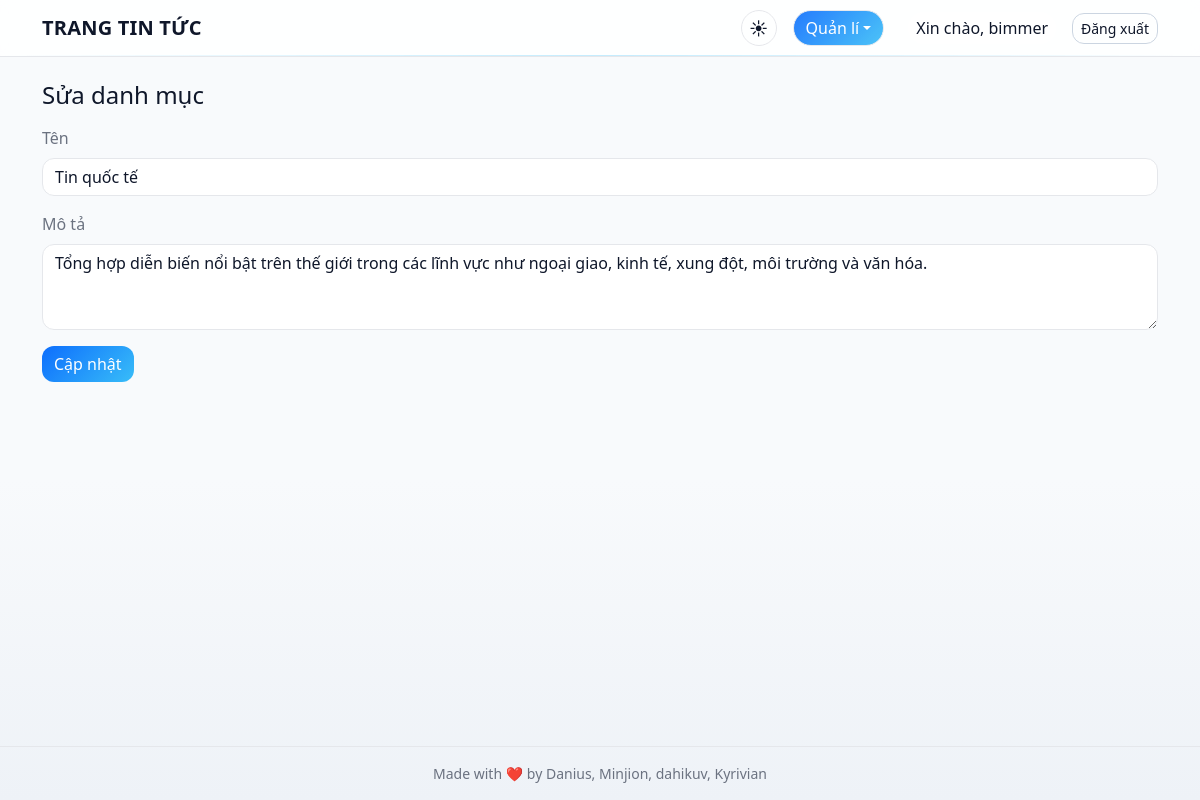
Screenshot of /news_web/public/admin/categories/6/edit (signed in) with the database file from the repository.
### tables this page shows
CREATE TABLE `categories` (
  `category_id` int(11) NOT NULL,
  `category_name` varchar(100) NOT NULL,
  `description` text DEFAULT NULL
);

### app/Config/config.php (called while the page is built)
<?php
return [
    'db' => [
        'host' => '127.0.0.1',
        'port' => 3306,
        'name' => 'news_portal',
        'user' => 'root',
        'pass' => '',
        'charset' => 'utf8mb4',
    ],
    'app' => [
        'base_url' => '/news_web/public',
        'debug' => true,
    ],
];

### app/Core/Controller.php (called while the page is built, shortened)
<?php
class Controller
{
    protected function view(string $template, array $data = []): void
    {
        extract($data);
        $baseUrl = (require __DIR__ . '/../Config/config.php')['app']['base_url'];
        include __DIR__ . '/../Views/layout/header.php';
        include __DIR__ . '/../Views/' . $template . '.php';
        include __DIR__ . '/../Views/layout/footer.php';
    }
}

### app/Controllers/AdminController.php (called while the page is built, shortened)
<?php
class AdminController extends Controller
{
    public function editCategory(int $id): void
    {
        $row = (new CategoryModel())->find($id);
        $this->view('admin/categories/edit', ['row' => $row]);
    }
}

### public/index.php (called while the page is built, shortened)
<?php
require_once __DIR__ . '/../app/Core/Router.php';
require_once __DIR__ . '/../app/Core/Controller.php';
require_once __DIR__ . '/../app/Core/Database.php';
require_once __DIR__ . '/../app/Queries/CategoryQueries.php';
require_once __DIR__ . '/../app/Queries/CategoryRepository.php';
require_once __DIR__ . '/../app/Models/BaseModel.php';
require_once __DIR__ . '/../app/Models/CategoryModel.php';
require_once __DIR__ . '/../app/Controllers/AdminController.php';
$router = new Router();
$router->get('/', [App\Controllers\HomeController::class, 'index']);
$router->get('/article/(\\d+)', [App\Controllers\ArticleController::class, 'show']);
$router->get('/category/(\\d+)', [App\Controllers\ArticleController::class, 'category']);
$router->get('/search', [App\Controllers\SearchController::class, 'index']);
$router->get('/user/(\\d+)', [App\Controllers\ProfileController::class, 'show']);
$router->get('/auth/login', [App\Controllers\AuthController::class, 'login']);
$router->post('/auth/login', [App\Controllers\AuthController::class, 'handleLogin']);
$router->get('/auth/register', [App\Controllers\AuthController::class, 'register']);
$router->post('/auth/register', [App\Controllers\AuthController::class, 'handleRegister']);
$router->post('/auth/logout', [App\Controllers\AuthController::class, 'logout']);
$router->get('/admin/categories', [App\Controllers\AdminController::class, 'listCategories']);
$router->get('/admin/categories/create', [App\Controllers\AdminController::class, 'createCategory']);
$router->post('/admin/categories/store', [App\Controllers\AdminController::class, 'storeCategory']);
$router->get('/admin/categories/(\\d+)/edit', [App\Controllers\AdminController::class, 'editCategory']);
$router->post('/admin/categories/(\\d+)/update', [App\Controllers\AdminController::class, 'updateCategory']);
$router->post('/admin/categories/(\\d+)/delete', [App\Controllers\AdminController::class, 'deleteCategory']);
$router->get('/admin/articles', [App\Controllers\AdminController::class, 'listArticles']);
$router->get('/admin/articles/create', [App\Controllers\AdminController::class, 'createArticle']);
$router->post('/admin/articles/store', [App\Controllers\AdminController::class, 'storeArticle']);
$router->get('/admin/articles/(\\d+)/edit', [App\Controllers\AdminController::class, 'editArticle']);
$router->post('/admin/articles/(\\d+)/update', [App\Controllers\AdminController::class, 'updateArticle']);
$router->post('/admin/articles/(\\d+)/delete', [App\Controllers\AdminController::class, 'deleteArticle']);
$router->post('/admin/articles/(\\d+)/publish', [App\Controllers\AdminController::class, 'publishArticle']);
$router->get('/api/articles', [App\Controllers\ApiController::class, 'articles']);
$router->get('/api/article/(\\d+)', [App\Controllers\ApiController::class, 'article']);
$router->get('/api/comments', [App\Controllers\ApiController::class, 'comments']);
$router->post('/api/comments', [App\Controllers\ApiController::class, 'createComment']);
$router->post('/api/toggle-like', [App\Controllers\ApiController::class, 'toggleLike']);
$router->get('/api/check-availability', [App\Controllers\ApiController::class, 'checkAvailability']);
$router->dispatch($_SERVER['REQUEST_METHOD'], $_SERVER['REQUEST_URI']);

### app/Core/Database.php (called while the page is built, shortened)
<?php
class Database
{
    private static ?\PDO $pdo = null;
    public static function getConnection(): \PDO
    {
        if (self::$pdo === null) {
            $config = require __DIR__ . '/../Config/config.php';
            $db = $config['db'];
            $dsn = 'mysql:host=' . $db['host'] . ';port=' . $db['port'] . ';dbname=' . $db['name'] . ';charset=' . $db['charset'];
            $options = [
                \PDO::ATTR_ERRMODE => \PDO::ERRMODE_EXCEPTION,
                \PDO::ATTR_DEFAULT_FETCH_MODE => \PDO::FETCH_ASSOC,
                \PDO::ATTR_EMULATE_PREPARES => false,
            ];
            try {
                self::$pdo = new \PDO($dsn, $db['user'], $db['pass'], $options);
            } catch (\PDOException $e) {
                $errorCode = $e->getCode();
                if ($errorCode == 2002 || strpos($e->getMessage(), 'refused') !== false) {
                    die('
                    <div style="font-family: Arial; padding: 20px; max-width: 600px; margin: 50px auto; border: 2px solid #dc3545; border-radius: 8px; background: #fff;">
                        <h2 style="color: #dc3545; margin-top: 0;">❌ Lỗi kết nối Database</h2>
                        <p><strong>MySQL chưa được khởi động!</strong></p>
                        <p>Vui lòng làm theo các bước sau:</p>
                        <ol>
                            <li>Mở <strong>XAMPP Control Panel</strong></li>
                            <li>Nhấn nút <strong>"Start"</strong> cho service <strong>MySQL</strong></li>
                            <li>Đợi cho đến khi MySQL hiển thị màu xanh (đang chạy)</li>
                            <li>Làm mới trang web này</li>
                        </ol>
                        <p style="color: #666; font-size: 14px; margin-top: 20px;">
                            <strong>Chi tiết lỗi:</strong><br>
                            <code style="background: #f5f5f5; padding: 5px; display: inline-block; margin-top: 5px;">' . htmlspecialchars($e->getMessage()) . '</code>
                        </p>
                    </div>
                    ');
                }
                throw $e;
            }
        }
        return self::$pdo;
    }
}

### app/Models/BaseModel.php (called while the page is built, shortened)
<?php
abstract class BaseModel
{
    public function __construct(?\PDO $pdo = null)
    {
        $this->pdo = $pdo ?? Database::getConnection();
    }
}

### app/Models/CategoryModel.php (called while the page is built, shortened)
<?php
class CategoryModel extends BaseModel
{
    private CategoryRepositoryInterface $repository;
    public function __construct(?\PDO $pdo = null, ?CategoryRepositoryInterface $repository = null)
    {
        $this->repository = $repository ?? new CategoryRepository($this->pdo);
    }
    public function find(int $id): ?array
    {
        return $this->repository->find($id);
    }
}

### app/Queries/CategoryQueries.php (called while the page is built, shortened)
<?php
class CategoryQueries
{
    public static function find(): string
    {
        return "SELECT * FROM categories WHERE category_id = ?";
    }
}

### app/Queries/CategoryRepository.php (called while the page is built, shortened)
<?php
class CategoryRepository implements CategoryRepositoryInterface
{
    private \PDO $pdo;
    public function __construct(?\PDO $pdo = null)
    {
        $this->pdo = $pdo ?? Database::getConnection();
    }
    public function find(int $id): ?array
    {
        $sql = CategoryQueries::find();
        $stmt = $this->pdo->prepare($sql);
        $stmt->execute([$id]);
        return $stmt->fetch() ?: null;
    }
}

### app/Views/admin/categories/edit.php (the view)
<h1 class="h4 mb-3">Sửa danh mục</h1>
<form method="post" action="<?= htmlspecialchars($baseUrl) ?>/admin/categories/<?= (int)$row['category_id'] ?>/update">
    <div class="mb-3">
        <label class="form-label">Tên</label>
        <input type="text" name="category_name" value="<?= htmlspecialchars($row['category_name']) ?>" class="form-control" required>
    </div>
    <div class="mb-3">
        <label class="form-label">Mô tả</label>
        <textarea name="description" class="form-control" rows="3"><?= htmlspecialchars($row['description']) ?></textarea>
    </div>
    <button class="btn btn-primary">Cập nhật</button>
</form>

### app/Core/Router.php (shortened to what this page needs)
<?php
class Router
{
    private array $routes = [
        'GET' => [],
        'POST' => [],
    ];
    public function get(string $pattern, $handler): void
    {
        $this->routes['GET'][$pattern] = $handler;
    }
    public function post(string $pattern, $handler): void
    {
        $this->routes['POST'][$pattern] = $handler;
    }
    public function dispatch(string $method, string $uri): void
    {
        $path = parse_url($uri, PHP_URL_PATH);
        $base = (require __DIR__ . '/../Config/config.php')['app']['base_url'];
        if ($base && str_starts_with($path, $base)) {
            $path = substr($path, strlen($base));
        }
        foreach ($this->routes[$method] as $pattern => $handler) {
            $regex = '#^' . $pattern . '$#';
            if (preg_match($regex, $path, $matches)) {
                array_shift($matches);
                if (is_array($handler)) {
                    [$class, $methodName] = $handler;
                    $controller = new $class();
                    call_user_func_array([$controller, $methodName], $matches);
                    return;
                } else {
                    call_user_func_array($handler, $matches);
                    return;
                }
            }
        }
    }
}

### public/assets/css/style.css (style rules this page uses)
:root { --brand:#0d6efd; --brand-2:#38bdf8; --radius:16px; --radius-sm:12px; --radius-pill:999px; --shadow-1:0 8px 24px rgba(0,0,0,.25); --shadow-2:0 10px 30px rgba(0,0,0,.18); --ring:0 0 0 .2rem rgba(34,211,238,.18); --bg:#0b1220; --bg-soft:#0d1325; --card:#111827; --text:#e5e7eb; --muted:#9ca3af; --accent:#22d3ee; --border:#1f2937; --link:#ffffff; --link-hover:var(--accent); --input-bg:#0f172a; --body-bg: radial-gradient(1200px 900px at 10% -10%, rgba(34,211,238,.14), rgba(34,211,238,0) 70%), radial-gradient(1200px 900px at 110% -10%, rgba(13,110,253,.16), rgba(13,110,253,0) 70%), radial-gradient(1600px 900px at 50% 130%, rgba(2,132,199,.10), rgba(2,132,199,0) 70%), linear-gradient(180deg, #0b1220 0%, #0b1220 55%, #0a101c 100%); --nav-bg: linear-gradient(90deg,rgba(11,18,32,.85), rgba(13,19,37,.9) 30%, rgba(11,18,32,.85)); }
:root[data-theme="light"] { --bg:#f8fafc; --bg-soft:#ffffff; --card:#ffffff; --text:#0f172a; --muted:#6b7280; --accent:#0ea5e9; --border:#e5e7eb; --link:#0f172a; --link-hover:#0d6efd; --input-bg:#ffffff; --body-bg: linear-gradient(180deg, #f8fafc 0%, #f8fafc 60%, #eef2f7 100%); --nav-bg: rgba(255,255,255,.85); --shadow-2: 0 12px 24px rgba(2,6,23,.08); }
html, body { height:100% }
body { background: var(--body-bg); background-repeat: no-repeat; background-attachment: fixed; color: var(--text); font-family: system-ui, -apple-system, Segoe UI, Roboto, Helvetica, Arial, "Apple Color Emoji", "Segoe UI Emoji"; -webkit-font-smoothing: antialiased; -moz-osx-font-smoothing: grayscale; }
body { min-height:100vh; display:flex; flex-direction:column }
.form-control, .form-select { background: var(--input-bg); color: var(--text); border-color: var(--border); border-radius: var(--radius-sm) }
.form-control::placeholder { color: color-mix(in srgb, var(--muted) 85%, transparent) }
.btn { border-radius: var(--radius-sm); transition: transform .1s ease, box-shadow .15s ease, background-color .2s ease, color .2s ease, border-color .2s ease }
.btn-primary { background: linear-gradient(135deg, var(--brand), var(--brand-2)); border:0; color:#fff }
label, .form-label { color: var(--muted) }
body, .navbar, .card, .form-control, .form-select, .list-group-item, .btn, .pagination .page-link { transition: background-color .2s ease, color .2s ease, border-color .2s ease; }

### rows the page displays
categories: category_name "Tin quốc tế", description "Tổng hợp diễn biến nổi bật trên thế giới trong các lĩnh vực như ngoại giao, kinh tế, xung đột, môi trường và văn hóa."
